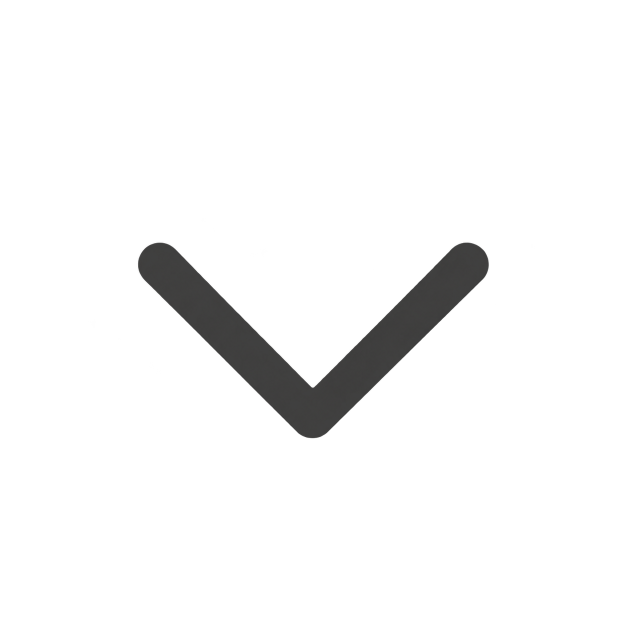
#> input picture scripts/assets/sources/editor-imagegen/arrow_down.png, 1254 x 1254 px (shown at 1/2 size)
$ python -i export_editor_imagegen_icons.py   (imports and definitions only)
#> lines starting #> are read from the running program, lines starting #| are printed output that depends on the picture
"""Package ImageGen originals for the editor; never draw or reconstruct artwork."""

import argparse
import json
import math
import os
import tempfile
from pathlib import Path

from PIL import Image, ImageDraw, ImageFont

ROOT = Path(__file__).resolve().parents[2]
SOURCES = Path(__file__).resolve().parent / "sources" / "editor-imagegen"
DESTINATION = ROOT / "Funke-Runtime/FunkeAssets/Textures/Editor"


def prepare(source: Path, source_box=None) -> Image.Image:
#> called with source = 'sources/editor-imagegen/arrow_down.png'
    with Image.open(source) as original:
#> original is the input picture: PIL image 1254x1254 RGBA; mean R, G, B, A 3.3, 3.2, 3.2, 12.7
        if original.mode != "RGBA":
            raise ValueError(f"Missing transparency: {source}")
        alpha = original.getchannel("A")
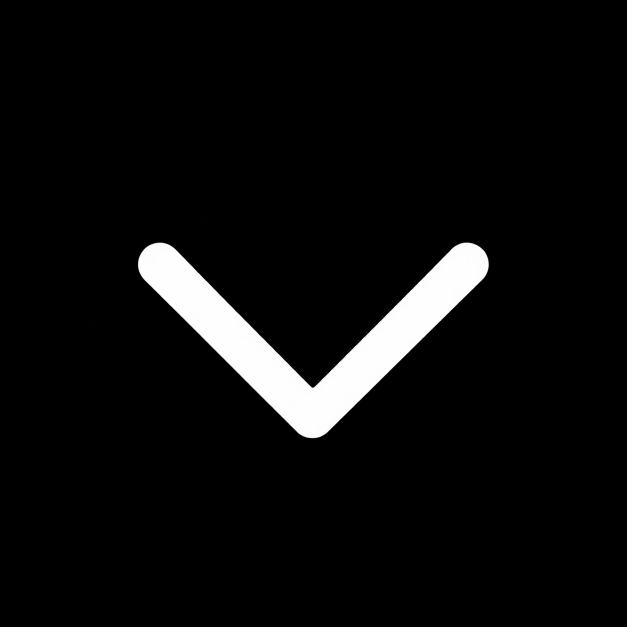
#> alpha: PIL image 1254x1254 L (shown at 1/2 size); min 0, max 255, mean 12.7
        # Atlas cells are packaging boundaries; preserve ImageGen's original silhouette.
        if source_box is not None:
            alpha = alpha.crop(tuple(source_box))
    low, high = alpha.getextrema()
#> low = 0; high = 255
    if low != 0 or high < 250:
        raise ValueError(f"Expected transparent background and opaque strokes: {source}")
    bounds = alpha.point(lambda value: 255 if value > 8 else 0).getbbox()
#> bounds = (275, 485, 978, 877)
    if bounds is None:
        raise ValueError(f"Empty icon: {source}")
    # Padding is standardized; the generated silhouette and its alpha stay intact.
    alpha = alpha.crop(bounds)
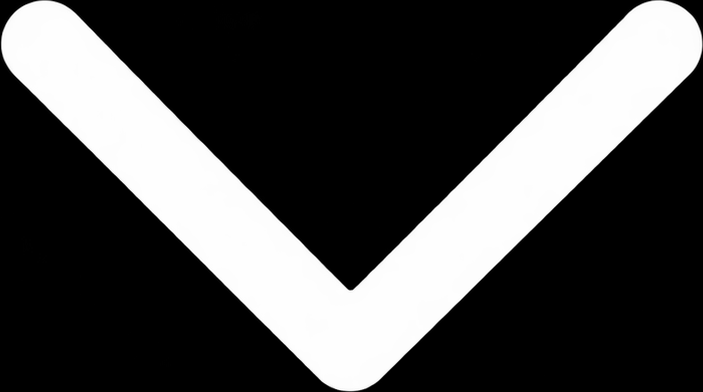
#> alpha: PIL image 703x392 L; min 0, max 255, mean 72.6
    icon = Image.new("RGBA", alpha.size, "white")
#> icon: PIL image 703x392 RGBA; every value is 255
    icon.putalpha(alpha)
    return icon


# [68 lines left out: functions resize, preview, main, not called in this run]


# [2 lines not run here, left out]

>>> result = prepare('sources/editor-imagegen/arrow_down.png')

$ run again, on scripts/assets/sources/editor-imagegen/bounding_box.png
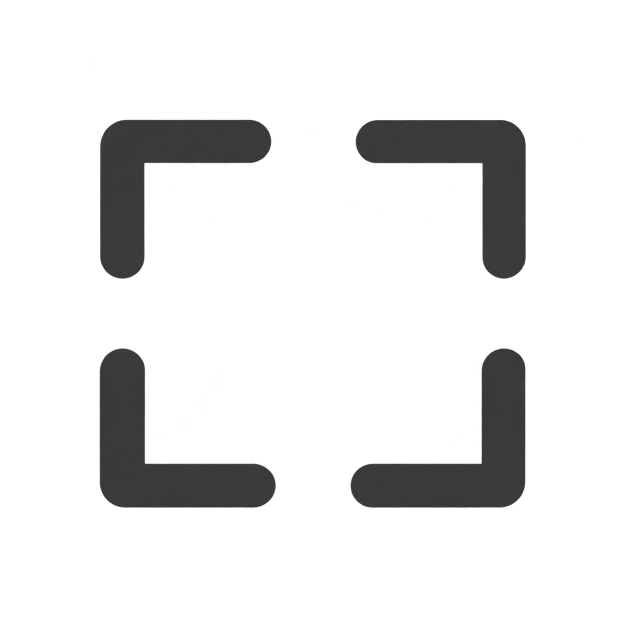
#> input picture scripts/assets/sources/editor-imagegen/bounding_box.png, 1254 x 1254 px (shown at 1/2 size)
#> in prepare, original is the input picture: PIL image 1254x1254 RGBA; mean R, G, B, A 7.5, 7.4, 7.3, 31
#> in prepare, `alpha = original.getchannel("A")`:
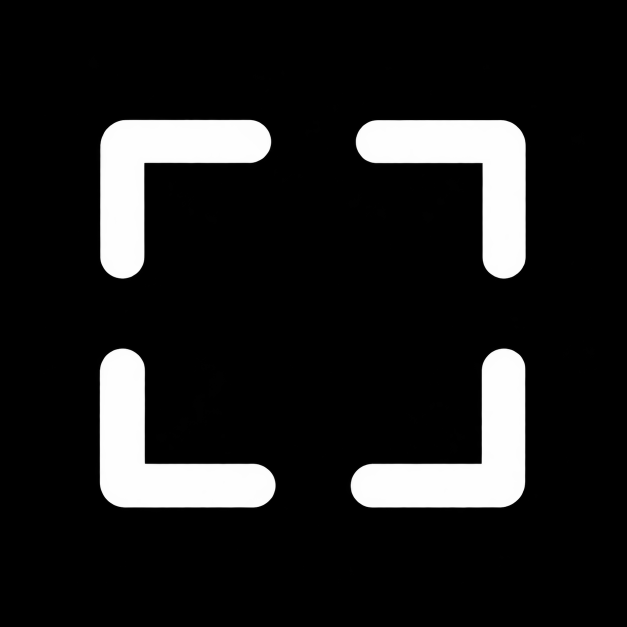
#> alpha: PIL image 1254x1254 L (shown at 1/2 size); min 0, max 255, mean 31
#> low = 0; high = 255
#> bounds = (199, 239, 1052, 1017)
#> in prepare, `alpha = alpha.crop(bounds)`:
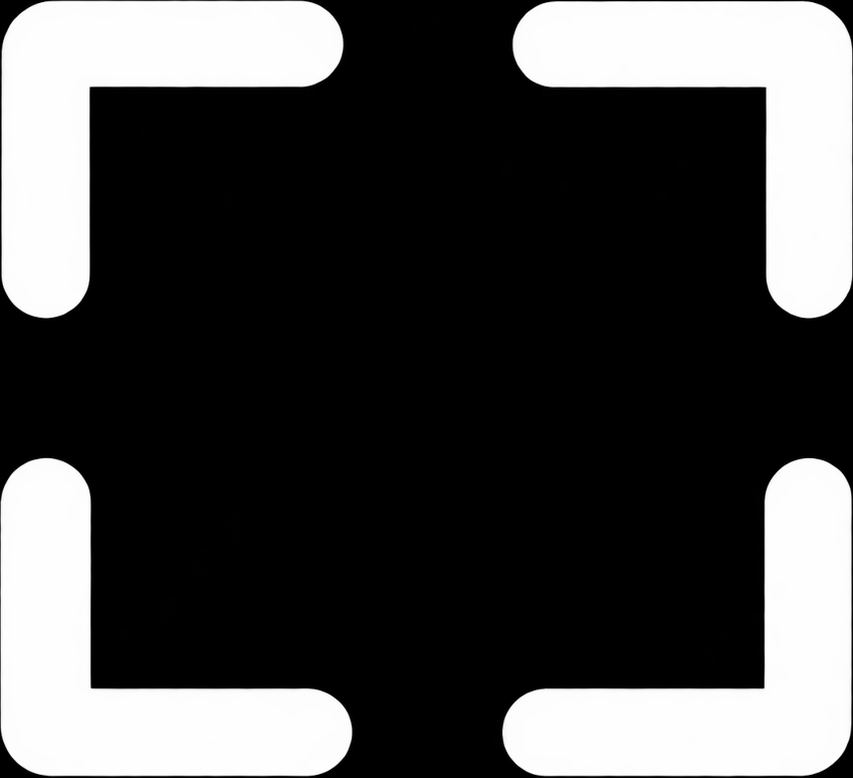
#> alpha: PIL image 853x778 L; min 0, max 255, mean 73.3

$ run again, on scripts/assets/sources/editor-imagegen/caret.png
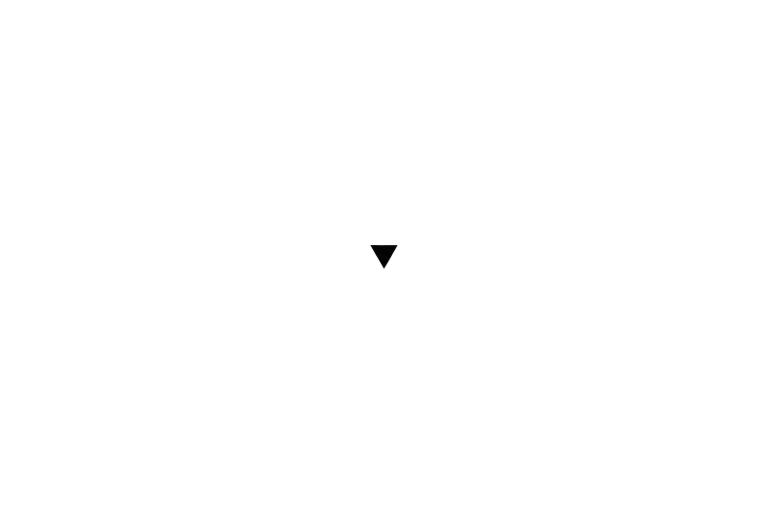
#> input picture scripts/assets/sources/editor-imagegen/caret.png, 1536 x 1024 px (shown at 1/2 size)
#> in prepare, original is the input picture: PIL image 1536x1024 RGBA; mean R, G, B, A 0.2, 0.1, 0.1, 0.2
#> in prepare, `alpha = original.getchannel("A")`:
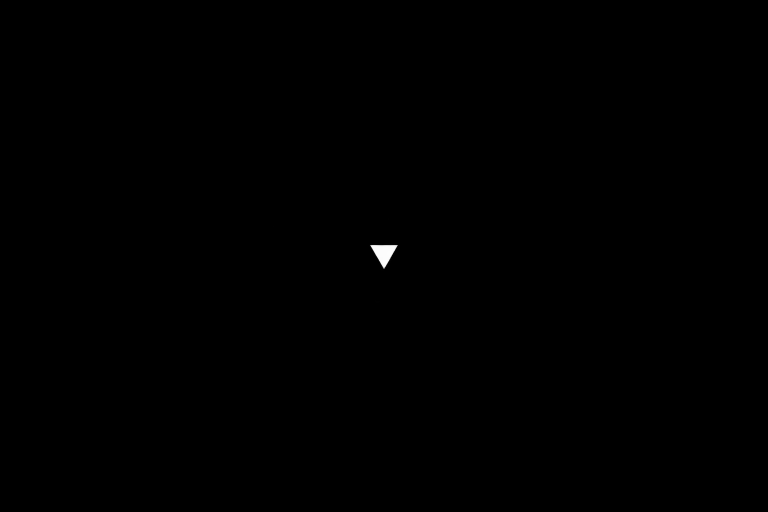
#> alpha: PIL image 1536x1024 L (shown at 1/2 size); min 0, max 254, mean 0.2
#> low = 0; high = 254
#> bounds = (740, 489, 796, 538)
#> in prepare, `alpha = alpha.crop(bounds)`:
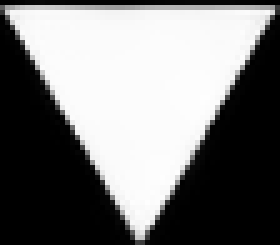
#> alpha: PIL image 56x49 L (shown 5 times larger); min 0, max 254, mean 121.4
